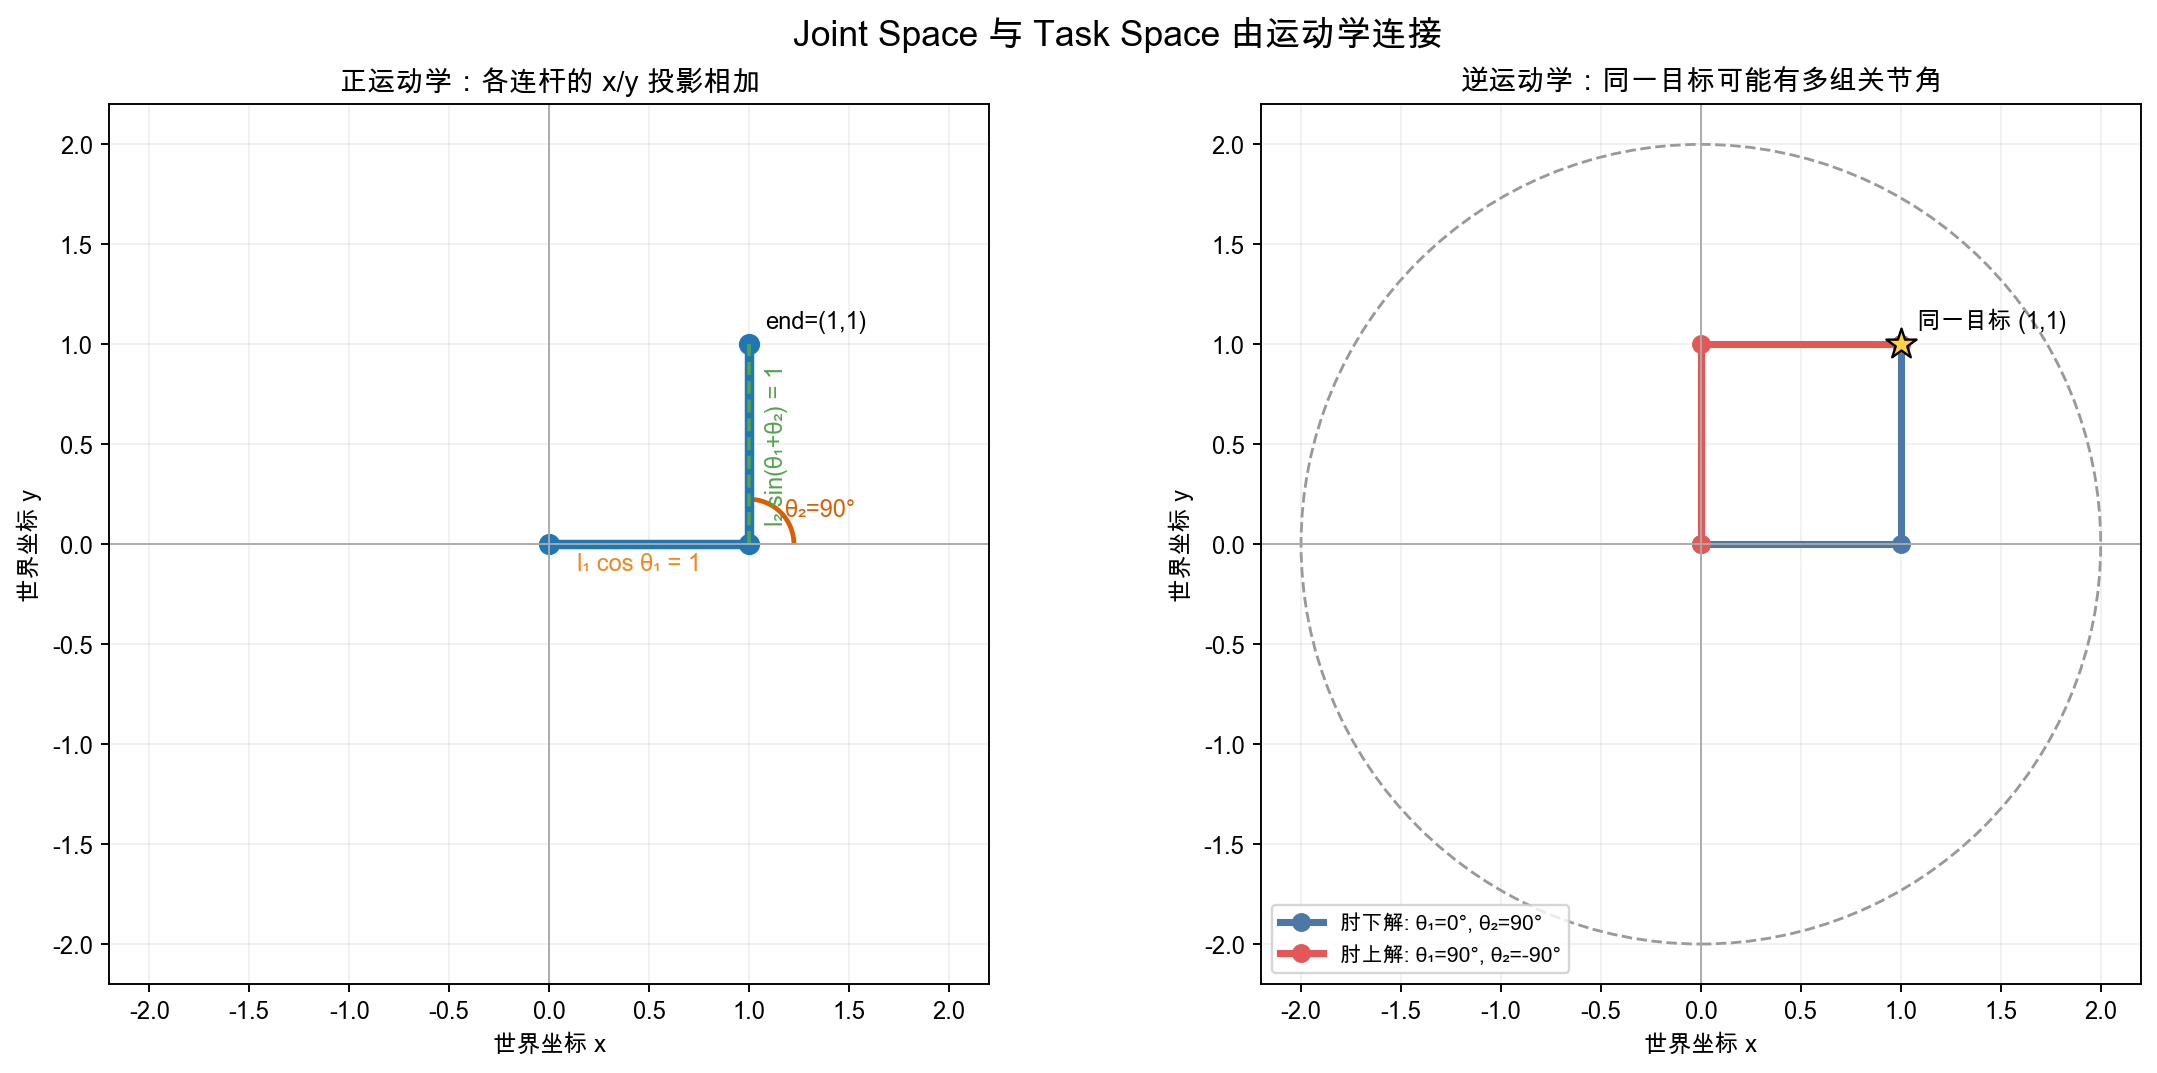

Python code for this plot:
#!/usr/bin/env python3
"""生成二连杆机械臂正逆运动学几何图。"""
from pathlib import Path

import matplotlib
matplotlib.use("Agg")
import matplotlib.font_manager as fm
import matplotlib.pyplot as plt
import numpy as np
from matplotlib.patches import Arc, Circle

FONT_CANDIDATES = ["PingFang SC", "Microsoft YaHei", "Noto Sans CJK SC", "WenQuanYi Micro Hei", "Source Han Sans SC"]
FONT_PATHS = ["/Library/Fonts/Arial Unicode.ttf", "/System/Library/Fonts/STHeiti Light.ttc", "C:/Windows/Fonts/msyh.ttc", "/usr/share/fonts/opentype/noto/NotoSansCJK-Regular.ttc"]
for font_path in FONT_PATHS:
    if Path(font_path).exists():
        fm.fontManager.addfont(font_path)
available = {font.name for font in fm.fontManager.ttflist}
font_name = next((name for name in FONT_CANDIDATES if name in available), None)
if font_name is None:
    installed_path = next((path for path in FONT_PATHS if Path(path).exists()), None)
    font_name = fm.FontProperties(fname=installed_path).get_name() if installed_path else "DejaVu Sans"
plt.rcParams["font.family"] = font_name
plt.rcParams["axes.unicode_minus"] = False

l1 = l2 = 1.0

def points(theta1, theta2):
    joint = np.array([l1 * np.cos(theta1), l1 * np.sin(theta1)])
    end = joint + np.array([l2 * np.cos(theta1 + theta2), l2 * np.sin(theta1 + theta2)])
    return joint, end

fig, (ax_fk, ax_ik) = plt.subplots(1, 2, figsize=(13.5, 6.2), dpi=170, constrained_layout=True)

theta1, theta2 = np.deg2rad(0), np.deg2rad(90)
joint, end = points(theta1, theta2)
ax_fk.plot([0, joint[0], end[0]], [0, joint[1], end[1]], "-o", color="#1F77B4", linewidth=4, markersize=8)
ax_fk.plot([joint[0], end[0]], [joint[1], joint[1]], "--", color="#F58518", linewidth=1.5)
ax_fk.plot([end[0], end[0]], [joint[1], end[1]], "--", color="#54A24B", linewidth=1.5)
ax_fk.add_patch(Arc(joint, 0.45, 0.45, theta1=0, theta2=90, color="#D95F02", linewidth=2))
ax_fk.text(joint[0] + 0.18, joint[1] + 0.14, "θ₂=90°", color="#D95F02", fontsize=10)
ax_fk.text(0.45, -0.13, "l₁ cos θ₁ = 1", ha="center", color="#F58518")
ax_fk.text(1.08, 0.5, "l₂ sin(θ₁+θ₂) = 1", rotation=90, va="center", color="#54A24B")
ax_fk.text(end[0] + 0.08, end[1] + 0.08, "end=(1,1)", weight="bold")
ax_fk.set_title("正运动学：各连杆的 x/y 投影相加", weight="bold")

# Same target, two inverse-kinematics solutions.
target = np.array([1.0, 1.0])
cos_t2 = (target @ target - l1**2 - l2**2) / (2 * l1 * l2)
for sign, color, label in [(1, "#4C78A8", "肘下解"), (-1, "#E45756", "肘上解")]:
    t2 = sign * np.arccos(cos_t2)
    t1 = np.arctan2(target[1], target[0]) - np.arctan2(l2 * np.sin(t2), l1 + l2 * np.cos(t2))
    j, e = points(t1, t2)
    ax_ik.plot([0, j[0], e[0]], [0, j[1], e[1]], "-o", color=color, linewidth=3, markersize=7, label=f"{label}: θ₁={np.rad2deg(t1):.0f}°, θ₂={np.rad2deg(t2):.0f}°")
workspace = Circle((0, 0), l1 + l2, fill=False, linestyle="--", color="#999999", linewidth=1.2)
ax_ik.add_patch(workspace)
ax_ik.scatter(*target, marker="*", s=180, color="#FFD23F", edgecolor="black", zorder=5)
ax_ik.text(target[0] + 0.08, target[1] + 0.08, "同一目标 (1,1)", weight="bold")
ax_ik.set_title("逆运动学：同一目标可能有多组关节角", weight="bold")
ax_ik.legend(loc="lower left", fontsize=9)

for ax in (ax_fk, ax_ik):
    ax.axhline(0, color="#AAAAAA", linewidth=0.8)
    ax.axvline(0, color="#AAAAAA", linewidth=0.8)
    ax.set_aspect("equal")
    ax.set_xlim(-2.2, 2.2)
    ax.set_ylim(-2.2, 2.2)
    ax.set_xlabel("世界坐标 x")
    ax.set_ylabel("世界坐标 y")
    ax.grid(alpha=0.18)

fig.suptitle("Joint Space 与 Task Space 由运动学连接", fontsize=15, weight="bold")
output = Path(__file__).resolve().parent / "planar_arm_kinematics.png"
fig.savefig(output, bbox_inches="tight")
print(f"saved to {output}")
